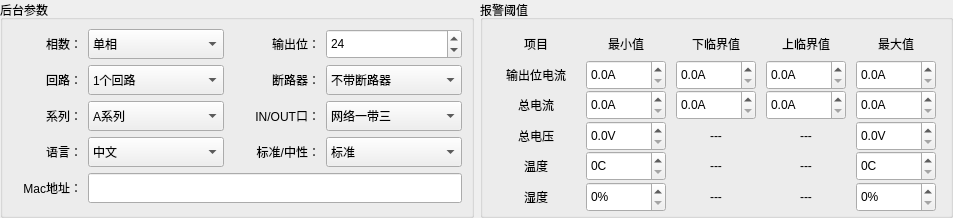
<?xml version="1.0" encoding="UTF-8"?>
<ui version="4.0">
 <class>Home_MpdubWid</class>
 <widget class="QWidget" name="Home_MpdubWid">
  <property name="geometry">
   <rect>
    <x>0</x>
    <y>0</y>
    <width>953</width>
    <height>218</height>
   </rect>
  </property>
  <property name="windowTitle">
   <string>Form</string>
  </property>
  <layout class="QGridLayout" name="gridLayout_3">
   <property name="leftMargin">
    <number>0</number>
   </property>
   <property name="topMargin">
    <number>0</number>
   </property>
   <property name="rightMargin">
    <number>0</number>
   </property>
   <property name="bottomMargin">
    <number>0</number>
   </property>
   <item row="0" column="0">
    <widget class="QGroupBox" name="groupBox">
     <property name="minimumSize">
      <size>
       <width>0</width>
       <height>30</height>
      </size>
     </property>
     <property name="title">
      <string>后台参数</string>
     </property>
     <layout class="QGridLayout" name="gridLayout">
      <item row="0" column="1">
       <widget class="QComboBox" name="lineBox">
        <property name="minimumSize">
         <size>
          <width>0</width>
          <height>30</height>
         </size>
        </property>
        <item>
         <property name="text">
          <string>单相</string>
         </property>
        </item>
        <item>
         <property name="text">
          <string>三相</string>
         </property>
        </item>
       </widget>
      </item>
      <item row="3" column="1">
       <widget class="QComboBox" name="languageBox">
        <property name="minimumSize">
         <size>
          <width>0</width>
          <height>30</height>
         </size>
        </property>
        <item>
         <property name="text">
          <string>中文</string>
         </property>
        </item>
        <item>
         <property name="text">
          <string>英文</string>
         </property>
        </item>
       </widget>
      </item>
      <item row="0" column="3">
       <widget class="QSpinBox" name="outputSpin">
        <property name="minimumSize">
         <size>
          <width>0</width>
          <height>30</height>
         </size>
        </property>
        <property name="maximum">
         <number>42</number>
        </property>
        <property name="value">
         <number>24</number>
        </property>
       </widget>
      </item>
      <item row="0" column="2">
       <widget class="QLabel" name="label_3">
        <property name="minimumSize">
         <size>
          <width>60</width>
          <height>30</height>
         </size>
        </property>
        <property name="maximumSize">
         <size>
          <width>90</width>
          <height>16777215</height>
         </size>
        </property>
        <property name="text">
         <string>输出位：</string>
        </property>
        <property name="alignment">
         <set>Qt::AlignRight|Qt::AlignTrailing|Qt::AlignVCenter</set>
        </property>
       </widget>
      </item>
      <item row="2" column="0">
       <widget class="QLabel" name="label_5">
        <property name="minimumSize">
         <size>
          <width>60</width>
          <height>30</height>
         </size>
        </property>
        <property name="maximumSize">
         <size>
          <width>70</width>
          <height>16777215</height>
         </size>
        </property>
        <property name="text">
         <string>系列：</string>
        </property>
        <property name="alignment">
         <set>Qt::AlignRight|Qt::AlignTrailing|Qt::AlignVCenter</set>
        </property>
       </widget>
      </item>
      <item row="1" column="2">
       <widget class="QLabel" name="label_7">
        <property name="minimumSize">
         <size>
          <width>60</width>
          <height>30</height>
         </size>
        </property>
        <property name="maximumSize">
         <size>
          <width>90</width>
          <height>16777215</height>
         </size>
        </property>
        <property name="text">
         <string>断路器：</string>
        </property>
        <property name="alignment">
         <set>Qt::AlignRight|Qt::AlignTrailing|Qt::AlignVCenter</set>
        </property>
       </widget>
      </item>
      <item row="2" column="3">
       <widget class="QComboBox" name="modbusBox">
        <property name="minimumSize">
         <size>
          <width>0</width>
          <height>30</height>
         </size>
        </property>
        <item>
         <property name="text">
          <string>网络一带三</string>
         </property>
        </item>
        <item>
         <property name="text">
          <string>Modbus</string>
         </property>
        </item>
       </widget>
      </item>
      <item row="3" column="0">
       <widget class="QLabel" name="label_6">
        <property name="minimumSize">
         <size>
          <width>60</width>
          <height>30</height>
         </size>
        </property>
        <property name="maximumSize">
         <size>
          <width>70</width>
          <height>16777215</height>
         </size>
        </property>
        <property name="text">
         <string>语言：</string>
        </property>
        <property name="alignment">
         <set>Qt::AlignRight|Qt::AlignTrailing|Qt::AlignVCenter</set>
        </property>
       </widget>
      </item>
      <item row="4" column="1" colspan="3">
       <widget class="QLineEdit" name="macEdit">
        <property name="minimumSize">
         <size>
          <width>0</width>
          <height>30</height>
         </size>
        </property>
       </widget>
      </item>
      <item row="4" column="0">
       <widget class="QLabel" name="label_9">
        <property name="minimumSize">
         <size>
          <width>60</width>
          <height>30</height>
         </size>
        </property>
        <property name="maximumSize">
         <size>
          <width>80</width>
          <height>16777215</height>
         </size>
        </property>
        <property name="text">
         <string>Mac地址：</string>
        </property>
        <property name="alignment">
         <set>Qt::AlignRight|Qt::AlignTrailing|Qt::AlignVCenter</set>
        </property>
       </widget>
      </item>
      <item row="2" column="2">
       <widget class="QLabel" name="label_8">
        <property name="minimumSize">
         <size>
          <width>60</width>
          <height>30</height>
         </size>
        </property>
        <property name="maximumSize">
         <size>
          <width>90</width>
          <height>16777215</height>
         </size>
        </property>
        <property name="text">
         <string>IN/OUT口：</string>
        </property>
        <property name="alignment">
         <set>Qt::AlignRight|Qt::AlignTrailing|Qt::AlignVCenter</set>
        </property>
       </widget>
      </item>
      <item row="3" column="2">
       <widget class="QLabel" name="label_4">
        <property name="minimumSize">
         <size>
          <width>60</width>
          <height>30</height>
         </size>
        </property>
        <property name="maximumSize">
         <size>
          <width>90</width>
          <height>16777215</height>
         </size>
        </property>
        <property name="text">
         <string>标准/中性：</string>
        </property>
        <property name="alignment">
         <set>Qt::AlignRight|Qt::AlignTrailing|Qt::AlignVCenter</set>
        </property>
       </widget>
      </item>
      <item row="3" column="3">
       <widget class="QComboBox" name="standardBox">
        <property name="minimumSize">
         <size>
          <width>0</width>
          <height>30</height>
         </size>
        </property>
        <item>
         <property name="text">
          <string>标准</string>
         </property>
        </item>
        <item>
         <property name="text">
          <string>中性</string>
         </property>
        </item>
       </widget>
      </item>
      <item row="1" column="1">
       <widget class="QComboBox" name="loopBox">
        <property name="minimumSize">
         <size>
          <width>0</width>
          <height>30</height>
         </size>
        </property>
        <item>
         <property name="text">
          <string>1个回路</string>
         </property>
        </item>
        <item>
         <property name="text">
          <string>2个回路</string>
         </property>
        </item>
        <item>
         <property name="text">
          <string>3个回路</string>
         </property>
        </item>
       </widget>
      </item>
      <item row="0" column="0">
       <widget class="QLabel" name="label">
        <property name="minimumSize">
         <size>
          <width>60</width>
          <height>30</height>
         </size>
        </property>
        <property name="maximumSize">
         <size>
          <width>70</width>
          <height>16777215</height>
         </size>
        </property>
        <property name="text">
         <string>相数：</string>
        </property>
        <property name="alignment">
         <set>Qt::AlignRight|Qt::AlignTrailing|Qt::AlignVCenter</set>
        </property>
       </widget>
      </item>
      <item row="1" column="3">
       <widget class="QComboBox" name="breakerBox">
        <property name="minimumSize">
         <size>
          <width>0</width>
          <height>30</height>
         </size>
        </property>
        <item>
         <property name="text">
          <string>不带断路器</string>
         </property>
        </item>
        <item>
         <property name="text">
          <string>带断路器</string>
         </property>
        </item>
       </widget>
      </item>
      <item row="2" column="1">
       <widget class="QComboBox" name="seriesBox">
        <property name="minimumSize">
         <size>
          <width>0</width>
          <height>30</height>
         </size>
        </property>
        <item>
         <property name="text">
          <string>A系列</string>
         </property>
        </item>
        <item>
         <property name="text">
          <string>B系列</string>
         </property>
        </item>
        <item>
         <property name="text">
          <string>C系列</string>
         </property>
        </item>
        <item>
         <property name="text">
          <string>D系列</string>
         </property>
        </item>
       </widget>
      </item>
      <item row="1" column="0">
       <widget class="QLabel" name="label_2">
        <property name="minimumSize">
         <size>
          <width>60</width>
          <height>30</height>
         </size>
        </property>
        <property name="maximumSize">
         <size>
          <width>70</width>
          <height>16777215</height>
         </size>
        </property>
        <property name="text">
         <string>回路：</string>
        </property>
        <property name="alignment">
         <set>Qt::AlignRight|Qt::AlignTrailing|Qt::AlignVCenter</set>
        </property>
       </widget>
      </item>
     </layout>
    </widget>
   </item>
   <item row="0" column="1">
    <widget class="QGroupBox" name="groupBox_2">
     <property name="minimumSize">
      <size>
       <width>0</width>
       <height>30</height>
      </size>
     </property>
     <property name="title">
      <string>报警阈值</string>
     </property>
     <layout class="QGridLayout" name="gridLayout_2">
      <item row="5" column="2">
       <widget class="QLabel" name="label_24">
        <property name="minimumSize">
         <size>
          <width>0</width>
          <height>30</height>
         </size>
        </property>
        <property name="maximumSize">
         <size>
          <width>80</width>
          <height>16777215</height>
         </size>
        </property>
        <property name="text">
         <string>---</string>
        </property>
        <property name="alignment">
         <set>Qt::AlignCenter</set>
        </property>
       </widget>
      </item>
      <item row="2" column="1">
       <widget class="QDoubleSpinBox" name="curMinSpin">
        <property name="minimumSize">
         <size>
          <width>0</width>
          <height>30</height>
         </size>
        </property>
        <property name="maximumSize">
         <size>
          <width>80</width>
          <height>16777215</height>
         </size>
        </property>
        <property name="suffix">
         <string>A</string>
        </property>
        <property name="decimals">
         <number>1</number>
        </property>
        <property name="maximum">
         <double>300.000000000000000</double>
        </property>
       </widget>
      </item>
      <item row="2" column="3">
       <widget class="QDoubleSpinBox" name="curCrMaxSpin">
        <property name="minimumSize">
         <size>
          <width>0</width>
          <height>30</height>
         </size>
        </property>
        <property name="maximumSize">
         <size>
          <width>80</width>
          <height>16777215</height>
         </size>
        </property>
        <property name="suffix">
         <string>A</string>
        </property>
        <property name="decimals">
         <number>1</number>
        </property>
        <property name="maximum">
         <double>300.000000000000000</double>
        </property>
       </widget>
      </item>
      <item row="5" column="3">
       <widget class="QLabel" name="label_25">
        <property name="minimumSize">
         <size>
          <width>0</width>
          <height>30</height>
         </size>
        </property>
        <property name="maximumSize">
         <size>
          <width>80</width>
          <height>16777215</height>
         </size>
        </property>
        <property name="text">
         <string>---</string>
        </property>
        <property name="alignment">
         <set>Qt::AlignCenter</set>
        </property>
       </widget>
      </item>
      <item row="3" column="4">
       <widget class="QDoubleSpinBox" name="volMaxSpin">
        <property name="minimumSize">
         <size>
          <width>0</width>
          <height>30</height>
         </size>
        </property>
        <property name="maximumSize">
         <size>
          <width>80</width>
          <height>16777215</height>
         </size>
        </property>
        <property name="suffix">
         <string>V</string>
        </property>
        <property name="decimals">
         <number>1</number>
        </property>
        <property name="maximum">
         <double>300.000000000000000</double>
        </property>
       </widget>
      </item>
      <item row="1" column="1">
       <widget class="QDoubleSpinBox" name="outputMinSpin">
        <property name="minimumSize">
         <size>
          <width>0</width>
          <height>30</height>
         </size>
        </property>
        <property name="maximumSize">
         <size>
          <width>80</width>
          <height>16777215</height>
         </size>
        </property>
        <property name="suffix">
         <string>A</string>
        </property>
        <property name="decimals">
         <number>1</number>
        </property>
        <property name="maximum">
         <double>300.000000000000000</double>
        </property>
       </widget>
      </item>
      <item row="3" column="0">
       <widget class="QLabel" name="label_15">
        <property name="minimumSize">
         <size>
          <width>0</width>
          <height>30</height>
         </size>
        </property>
        <property name="maximumSize">
         <size>
          <width>80</width>
          <height>16777215</height>
         </size>
        </property>
        <property name="text">
         <string>总电压</string>
        </property>
        <property name="alignment">
         <set>Qt::AlignCenter</set>
        </property>
       </widget>
      </item>
      <item row="1" column="0">
       <widget class="QLabel" name="label_17">
        <property name="minimumSize">
         <size>
          <width>0</width>
          <height>30</height>
         </size>
        </property>
        <property name="maximumSize">
         <size>
          <width>80</width>
          <height>16777215</height>
         </size>
        </property>
        <property name="text">
         <string>输出位电流</string>
        </property>
        <property name="alignment">
         <set>Qt::AlignCenter</set>
        </property>
       </widget>
      </item>
      <item row="0" column="0">
       <widget class="QLabel" name="label_14">
        <property name="minimumSize">
         <size>
          <width>0</width>
          <height>30</height>
         </size>
        </property>
        <property name="maximumSize">
         <size>
          <width>80</width>
          <height>30</height>
         </size>
        </property>
        <property name="text">
         <string>项目</string>
        </property>
        <property name="alignment">
         <set>Qt::AlignCenter</set>
        </property>
       </widget>
      </item>
      <item row="5" column="0">
       <widget class="QLabel" name="label_19">
        <property name="minimumSize">
         <size>
          <width>0</width>
          <height>30</height>
         </size>
        </property>
        <property name="maximumSize">
         <size>
          <width>80</width>
          <height>16777215</height>
         </size>
        </property>
        <property name="text">
         <string>湿度</string>
        </property>
        <property name="alignment">
         <set>Qt::AlignCenter</set>
        </property>
       </widget>
      </item>
      <item row="3" column="3">
       <widget class="QLabel" name="label_21">
        <property name="minimumSize">
         <size>
          <width>0</width>
          <height>30</height>
         </size>
        </property>
        <property name="maximumSize">
         <size>
          <width>80</width>
          <height>16777215</height>
         </size>
        </property>
        <property name="text">
         <string>---</string>
        </property>
        <property name="alignment">
         <set>Qt::AlignCenter</set>
        </property>
       </widget>
      </item>
      <item row="3" column="1">
       <widget class="QDoubleSpinBox" name="volMinSpin">
        <property name="minimumSize">
         <size>
          <width>0</width>
          <height>30</height>
         </size>
        </property>
        <property name="maximumSize">
         <size>
          <width>80</width>
          <height>16777215</height>
         </size>
        </property>
        <property name="suffix">
         <string>V</string>
        </property>
        <property name="decimals">
         <number>1</number>
        </property>
        <property name="maximum">
         <double>300.000000000000000</double>
        </property>
       </widget>
      </item>
      <item row="1" column="2">
       <widget class="QDoubleSpinBox" name="outputCrMinSpin">
        <property name="minimumSize">
         <size>
          <width>0</width>
          <height>30</height>
         </size>
        </property>
        <property name="maximumSize">
         <size>
          <width>80</width>
          <height>16777215</height>
         </size>
        </property>
        <property name="suffix">
         <string>A</string>
        </property>
        <property name="decimals">
         <number>1</number>
        </property>
        <property name="maximum">
         <double>300.000000000000000</double>
        </property>
       </widget>
      </item>
      <item row="0" column="2">
       <widget class="QLabel" name="label_11">
        <property name="minimumSize">
         <size>
          <width>0</width>
          <height>30</height>
         </size>
        </property>
        <property name="maximumSize">
         <size>
          <width>80</width>
          <height>30</height>
         </size>
        </property>
        <property name="text">
         <string>下临界值</string>
        </property>
        <property name="alignment">
         <set>Qt::AlignCenter</set>
        </property>
       </widget>
      </item>
      <item row="5" column="1">
       <widget class="QDoubleSpinBox" name="humMinSpin">
        <property name="minimumSize">
         <size>
          <width>0</width>
          <height>30</height>
         </size>
        </property>
        <property name="maximumSize">
         <size>
          <width>80</width>
          <height>16777215</height>
         </size>
        </property>
        <property name="suffix">
         <string>%</string>
        </property>
        <property name="decimals">
         <number>0</number>
        </property>
        <property name="maximum">
         <double>300.000000000000000</double>
        </property>
       </widget>
      </item>
      <item row="4" column="3">
       <widget class="QLabel" name="label_22">
        <property name="minimumSize">
         <size>
          <width>0</width>
          <height>30</height>
         </size>
        </property>
        <property name="maximumSize">
         <size>
          <width>80</width>
          <height>16777215</height>
         </size>
        </property>
        <property name="text">
         <string>---</string>
        </property>
        <property name="alignment">
         <set>Qt::AlignCenter</set>
        </property>
       </widget>
      </item>
      <item row="2" column="4">
       <widget class="QDoubleSpinBox" name="curMaxSpin">
        <property name="minimumSize">
         <size>
          <width>0</width>
          <height>30</height>
         </size>
        </property>
        <property name="maximumSize">
         <size>
          <width>80</width>
          <height>16777215</height>
         </size>
        </property>
        <property name="suffix">
         <string>A</string>
        </property>
        <property name="decimals">
         <number>1</number>
        </property>
        <property name="maximum">
         <double>300.000000000000000</double>
        </property>
       </widget>
      </item>
      <item row="0" column="3">
       <widget class="QLabel" name="label_12">
        <property name="minimumSize">
         <size>
          <width>0</width>
          <height>30</height>
         </size>
        </property>
        <property name="maximumSize">
         <size>
          <width>80</width>
          <height>30</height>
         </size>
        </property>
        <property name="text">
         <string>上临界值</string>
        </property>
        <property name="alignment">
         <set>Qt::AlignCenter</set>
        </property>
       </widget>
      </item>
      <item row="3" column="2">
       <widget class="QLabel" name="label_20">
        <property name="minimumSize">
         <size>
          <width>0</width>
          <height>30</height>
         </size>
        </property>
        <property name="maximumSize">
         <size>
          <width>80</width>
          <height>16777215</height>
         </size>
        </property>
        <property name="text">
         <string>---</string>
        </property>
        <property name="alignment">
         <set>Qt::AlignCenter</set>
        </property>
       </widget>
      </item>
      <item row="2" column="0">
       <widget class="QLabel" name="label_16">
        <property name="minimumSize">
         <size>
          <width>0</width>
          <height>30</height>
         </size>
        </property>
        <property name="maximumSize">
         <size>
          <width>80</width>
          <height>16777215</height>
         </size>
        </property>
        <property name="text">
         <string>总电流</string>
        </property>
        <property name="alignment">
         <set>Qt::AlignCenter</set>
        </property>
       </widget>
      </item>
      <item row="1" column="4">
       <widget class="QDoubleSpinBox" name="outputMaxSpin">
        <property name="minimumSize">
         <size>
          <width>0</width>
          <height>30</height>
         </size>
        </property>
        <property name="maximumSize">
         <size>
          <width>80</width>
          <height>16777215</height>
         </size>
        </property>
        <property name="suffix">
         <string>A</string>
        </property>
        <property name="decimals">
         <number>1</number>
        </property>
        <property name="maximum">
         <double>300.000000000000000</double>
        </property>
       </widget>
      </item>
      <item row="0" column="1">
       <widget class="QLabel" name="label_10">
        <property name="minimumSize">
         <size>
          <width>0</width>
          <height>30</height>
         </size>
        </property>
        <property name="maximumSize">
         <size>
          <width>80</width>
          <height>30</height>
         </size>
        </property>
        <property name="text">
         <string>最小值</string>
        </property>
        <property name="alignment">
         <set>Qt::AlignCenter</set>
        </property>
       </widget>
      </item>
      <item row="2" column="2">
       <widget class="QDoubleSpinBox" name="curCrMinSpin">
        <property name="minimumSize">
         <size>
          <width>0</width>
          <height>30</height>
         </size>
        </property>
        <property name="maximumSize">
         <size>
          <width>80</width>
          <height>16777215</height>
         </size>
        </property>
        <property name="suffix">
         <string>A</string>
        </property>
        <property name="decimals">
         <number>1</number>
        </property>
        <property name="maximum">
         <double>300.000000000000000</double>
        </property>
       </widget>
      </item>
      <item row="4" column="4">
       <widget class="QDoubleSpinBox" name="temMaxSpin">
        <property name="minimumSize">
         <size>
          <width>0</width>
          <height>30</height>
         </size>
        </property>
        <property name="maximumSize">
         <size>
          <width>80</width>
          <height>16777215</height>
         </size>
        </property>
        <property name="suffix">
         <string>C</string>
        </property>
        <property name="decimals">
         <number>0</number>
        </property>
        <property name="maximum">
         <double>300.000000000000000</double>
        </property>
       </widget>
      </item>
      <item row="1" column="3">
       <widget class="QDoubleSpinBox" name="outputCrMaxSpin">
        <property name="minimumSize">
         <size>
          <width>0</width>
          <height>30</height>
         </size>
        </property>
        <property name="maximumSize">
         <size>
          <width>80</width>
          <height>16777215</height>
         </size>
        </property>
        <property name="suffix">
         <string>A</string>
        </property>
        <property name="decimals">
         <number>1</number>
        </property>
        <property name="maximum">
         <double>300.000000000000000</double>
        </property>
       </widget>
      </item>
      <item row="4" column="0">
       <widget class="QLabel" name="label_18">
        <property name="minimumSize">
         <size>
          <width>0</width>
          <height>30</height>
         </size>
        </property>
        <property name="maximumSize">
         <size>
          <width>80</width>
          <height>16777215</height>
         </size>
        </property>
        <property name="text">
         <string>温度</string>
        </property>
        <property name="alignment">
         <set>Qt::AlignCenter</set>
        </property>
       </widget>
      </item>
      <item row="0" column="4">
       <widget class="QLabel" name="label_13">
        <property name="minimumSize">
         <size>
          <width>0</width>
          <height>30</height>
         </size>
        </property>
        <property name="maximumSize">
         <size>
          <width>80</width>
          <height>30</height>
         </size>
        </property>
        <property name="text">
         <string>最大值</string>
        </property>
        <property name="alignment">
         <set>Qt::AlignCenter</set>
        </property>
       </widget>
      </item>
      <item row="4" column="2">
       <widget class="QLabel" name="label_23">
        <property name="minimumSize">
         <size>
          <width>0</width>
          <height>30</height>
         </size>
        </property>
        <property name="maximumSize">
         <size>
          <width>80</width>
          <height>16777215</height>
         </size>
        </property>
        <property name="text">
         <string>---</string>
        </property>
        <property name="alignment">
         <set>Qt::AlignCenter</set>
        </property>
       </widget>
      </item>
      <item row="4" column="1">
       <widget class="QDoubleSpinBox" name="temMinSpin">
        <property name="minimumSize">
         <size>
          <width>0</width>
          <height>30</height>
         </size>
        </property>
        <property name="maximumSize">
         <size>
          <width>80</width>
          <height>16777215</height>
         </size>
        </property>
        <property name="suffix">
         <string>C</string>
        </property>
        <property name="decimals">
         <number>0</number>
        </property>
        <property name="maximum">
         <double>300.000000000000000</double>
        </property>
       </widget>
      </item>
      <item row="5" column="4">
       <widget class="QDoubleSpinBox" name="humMaxSpin">
        <property name="minimumSize">
         <size>
          <width>0</width>
          <height>30</height>
         </size>
        </property>
        <property name="maximumSize">
         <size>
          <width>80</width>
          <height>16777215</height>
         </size>
        </property>
        <property name="suffix">
         <string>%</string>
        </property>
        <property name="decimals">
         <number>0</number>
        </property>
        <property name="maximum">
         <double>300.000000000000000</double>
        </property>
       </widget>
      </item>
     </layout>
    </widget>
   </item>
  </layout>
 </widget>
 <resources/>
 <connections/>
</ui>
